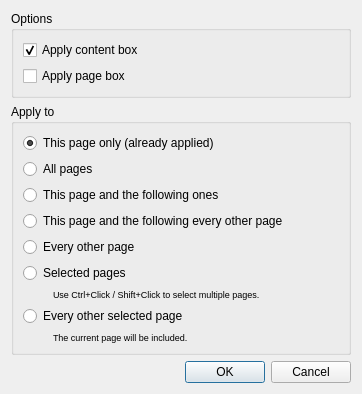
<?xml version="1.0" encoding="UTF-8"?>
<ui version="4.0">
 <class>select_content::ApplyDialog</class>
 <widget class="QDialog" name="select_content::ApplyDialog">
  <property name="windowModality">
   <enum>Qt::WindowModal</enum>
  </property>
  <property name="geometry">
   <rect>
    <x>0</x>
    <y>0</y>
    <width>362</width>
    <height>358</height>
   </rect>
  </property>
  <property name="windowTitle">
   <string>Select Content</string>
  </property>
  <layout class="QVBoxLayout" name="verticalLayout_7">
   <item>
    <widget class="QGroupBox" name="optionsBox">
     <property name="title">
      <string>Options</string>
     </property>
     <layout class="QVBoxLayout" name="verticalLayout_6">
      <item>
       <widget class="QCheckBox" name="applyContentBoxOption">
        <property name="text">
         <string>Apply content box</string>
        </property>
        <property name="checked">
         <bool>true</bool>
        </property>
       </widget>
      </item>
      <item>
       <widget class="QCheckBox" name="applyPageBoxOption">
        <property name="text">
         <string>Apply page box</string>
        </property>
        <property name="checked">
         <bool>false</bool>
        </property>
       </widget>
      </item>
     </layout>
    </widget>
   </item>
   <item>
    <widget class="QGroupBox" name="groupBox">
     <property name="title">
      <string>Apply to</string>
     </property>
     <layout class="QVBoxLayout" name="verticalLayout_5">
      <item>
       <widget class="QRadioButton" name="thisPageOnlyRB">
        <property name="text">
         <string>This page only (already applied)</string>
        </property>
        <property name="checked">
         <bool>true</bool>
        </property>
       </widget>
      </item>
      <item>
       <widget class="QRadioButton" name="allPagesRB">
        <property name="text">
         <string>All pages</string>
        </property>
       </widget>
      </item>
      <item>
       <widget class="QRadioButton" name="thisPageAndFollowersRB">
        <property name="text">
         <string>This page and the following ones</string>
        </property>
       </widget>
      </item>
      <item>
       <widget class="QRadioButton" name="thisEveryOtherRB">
        <property name="text">
         <string extracomment="All odd or even pages, depending on the current page being odd or even.">This page and the following every other page</string>
        </property>
       </widget>
      </item>
      <item>
       <widget class="QRadioButton" name="everyOtherRB">
        <property name="text">
         <string extracomment="All odd or even pages, depending on the current page being odd or even.">Every other page</string>
        </property>
       </widget>
      </item>
      <item>
       <widget class="QRadioButton" name="selectedPagesRB">
        <property name="text">
         <string>Selected pages</string>
        </property>
       </widget>
      </item>
      <item>
       <layout class="QHBoxLayout" name="horizontalLayout_3">
        <item>
         <spacer name="horizontalSpacer_6">
          <property name="orientation">
           <enum>Qt::Horizontal</enum>
          </property>
          <property name="sizeType">
           <enum>QSizePolicy::Fixed</enum>
          </property>
          <property name="sizeHint" stdset="0">
           <size>
            <width>30</width>
            <height>0</height>
           </size>
          </property>
         </spacer>
        </item>
        <item>
         <widget class="QLabel" name="selectedPagesHint">
          <property name="font">
           <font>
            <pointsize>7</pointsize>
           </font>
          </property>
          <property name="text">
           <string>Use Ctrl+Click / Shift+Click to select multiple pages.</string>
          </property>
         </widget>
        </item>
       </layout>
      </item>
      <item>
       <widget class="QRadioButton" name="everyOtherSelectedRB">
        <property name="text">
         <string>Every other selected page</string>
        </property>
       </widget>
      </item>
      <item>
       <layout class="QHBoxLayout" name="horizontalLayout_5">
        <item>
         <spacer name="horizontalSpacer_5">
          <property name="orientation">
           <enum>Qt::Horizontal</enum>
          </property>
          <property name="sizeType">
           <enum>QSizePolicy::Fixed</enum>
          </property>
          <property name="sizeHint" stdset="0">
           <size>
            <width>30</width>
            <height>0</height>
           </size>
          </property>
         </spacer>
        </item>
        <item>
         <widget class="QLabel" name="everyOtherSelectedHint">
          <property name="font">
           <font>
            <pointsize>7</pointsize>
           </font>
          </property>
          <property name="text">
           <string>The current page will be included.</string>
          </property>
         </widget>
        </item>
       </layout>
      </item>
     </layout>
    </widget>
   </item>
   <item>
    <spacer>
     <property name="orientation">
      <enum>Qt::Vertical</enum>
     </property>
     <property name="sizeHint" stdset="0">
      <size>
       <width>17</width>
       <height>0</height>
      </size>
     </property>
    </spacer>
   </item>
   <item>
    <widget class="QDialogButtonBox" name="buttonBox">
     <property name="orientation">
      <enum>Qt::Horizontal</enum>
     </property>
     <property name="standardButtons">
      <set>QDialogButtonBox::Cancel|QDialogButtonBox::Ok</set>
     </property>
    </widget>
   </item>
  </layout>
 </widget>
 <resources/>
 <connections>
  <connection>
   <sender>buttonBox</sender>
   <signal>rejected()</signal>
   <receiver>ApplyDialog</receiver>
   <slot>reject()</slot>
   <hints>
    <hint type="sourcelabel">
     <x>319</x>
     <y>252</y>
    </hint>
    <hint type="destinationlabel">
     <x>286</x>
     <y>256</y>
    </hint>
   </hints>
  </connection>
 </connections>
</ui>
